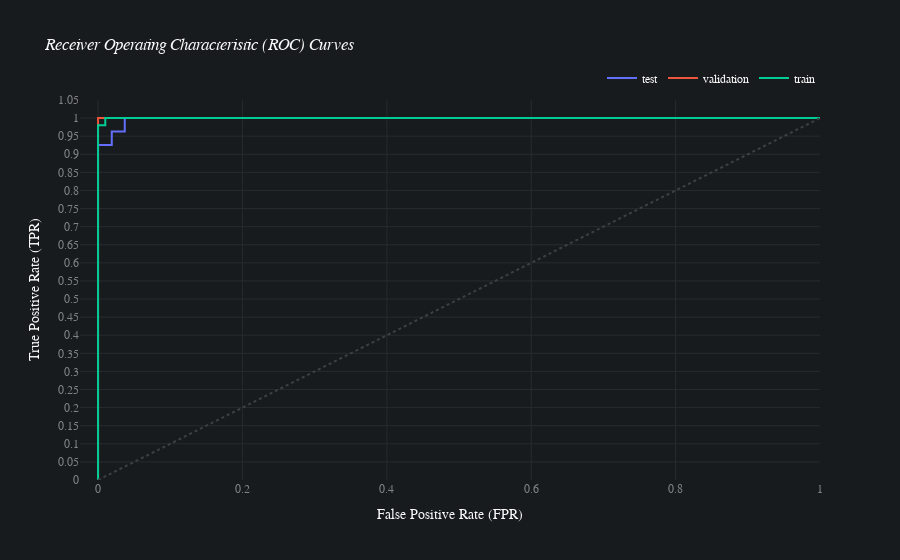

Here is the notebook cell this chart was saved with:
### Code cell
batch_multiclass.jobs[0].results[0].plot_roc_curve()

### Figure 1 — Plotly figure (JSON) as saved in the notebook; plotly's stock layout.template omitted (floating-point values rounded to 4 significant figures)
{"data": [{"hovertemplate": "split=test<br>fpr=%{x}<br>tpr=%{y}<extra></extra>", "legendgroup": "test", "line": {"color": "#636efa", "dash": "solid"}, "mode": "lines", "name": "test", "orientation": "v", "showlegend": true, "type": "scatter", "x": [0, 0, 0, 0.019, 0.019, 0.037, 0.037, 1], "xaxis": "x", "y": [0, 0.074, 0.926, 0.926, 0.963, 0.963, 1, 1], "yaxis": "y"}, {"hovertemplate": "split=validation<br>fpr=%{x}<br>tpr=%{y}<extra></extra>", "legendgroup": "validation", "line": {"color": "#EF553B", "dash": "solid"}, "mode": "lines", "name": "validation", "orientation": "v", "showlegend": true, "type": "scatter", "x": [0, 0, 0, 0, 1], "xaxis": "x", "y": [0, 0.048, 0.143, 1, 1], "yaxis": "y"}, {"hovertemplate": "split=train<br>fpr=%{x}<br>tpr=%{y}<extra></extra>", "legendgroup": "train", "line": {"color": "#00cc96", "dash": "solid"}, "mode": "lines", "name": "train", "orientation": "v", "showlegend": true, "type": "scatter", "x": [0, 0, 0, 0, 0, 0, 0, 0, 0, 0, 0, 0, 0.01, 0.01, 0.24, 0.25, 0.559, 0.569, 1], "xaxis": "x", "y": [0, 0.01, 0.029, 0.049, 0.059, 0.098, 0.127, 0.206, 0.225, 0.549, 0.569, 0.98, 0.98, 1, 1, 1, 1, 1, 1], "yaxis": "y"}], "layout": {"autosize": true, "font": {"color": "#FAFAFA", "family": "Avenir"}, "hoverlabel": {"bgcolor": "#0F0F0F", "font": {"family": "Avenir", "size": 15}}, "legend": {"orientation": "h", "title": {}, "tracegroupgap": 0, "x": 1, "xanchor": "right", "y": 1.02, "yanchor": "bottom"}, "paper_bgcolor": "#181B1E", "plot_bgcolor": "#181B1E", "shapes": [{"line": {"color": "#3b4043", "dash": "dot", "width": 2}, "type": "line", "x0": 0, "x1": 1, "y0": 0, "y1": 1}], "title": {"text": "<i>Receiver Operating Characteristic (ROC) Curves</i>"}, "xaxis": {"anchor": "y", "domain": [0, 1], "gridcolor": "#262B2F", "range": [-0.025, 1], "tick0": 0, "tickfont": {"color": "#818487"}, "title": {"text": "False Positive Rate (FPR)"}, "type": "linear", "zeroline": false}, "yaxis": {"anchor": "x", "domain": [0, 1], "dtick": 0.05, "gridcolor": "#262B2F", "range": [0, 1.05], "side": "left", "tick0": 0, "tickfont": {"color": "#818487"}, "tickmode": "linear", "title": {"text": "True Positive Rate (TPR)"}, "type": "linear", "zeroline": false}}}
